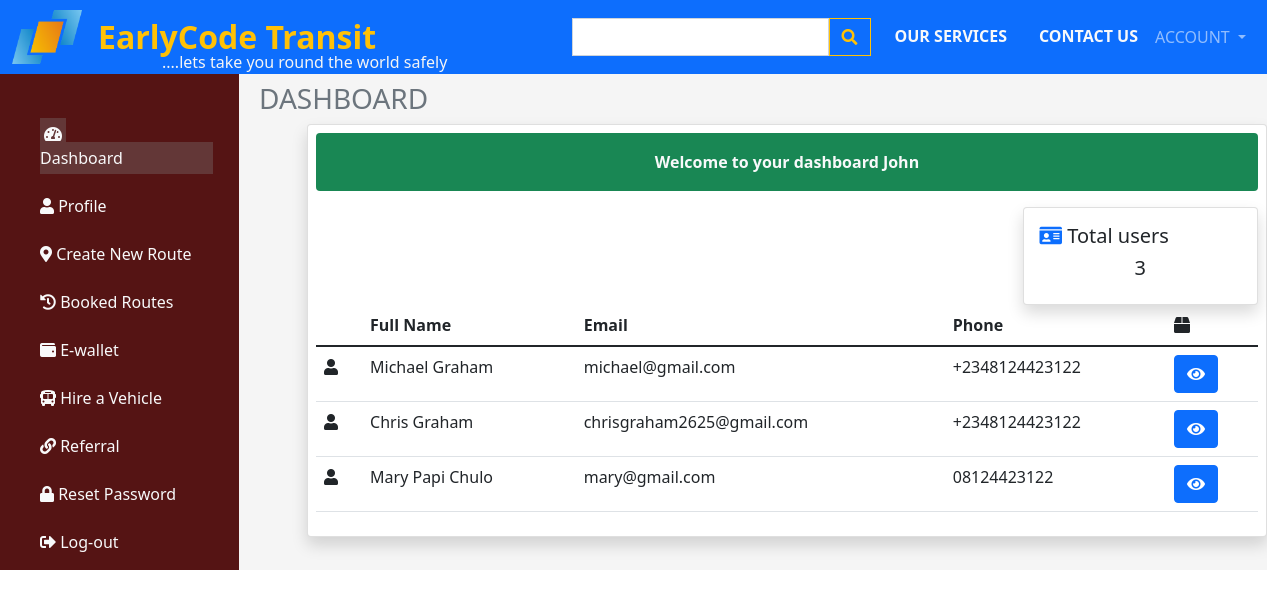
Before: /portal/dashboard (signed in) with the older database file.
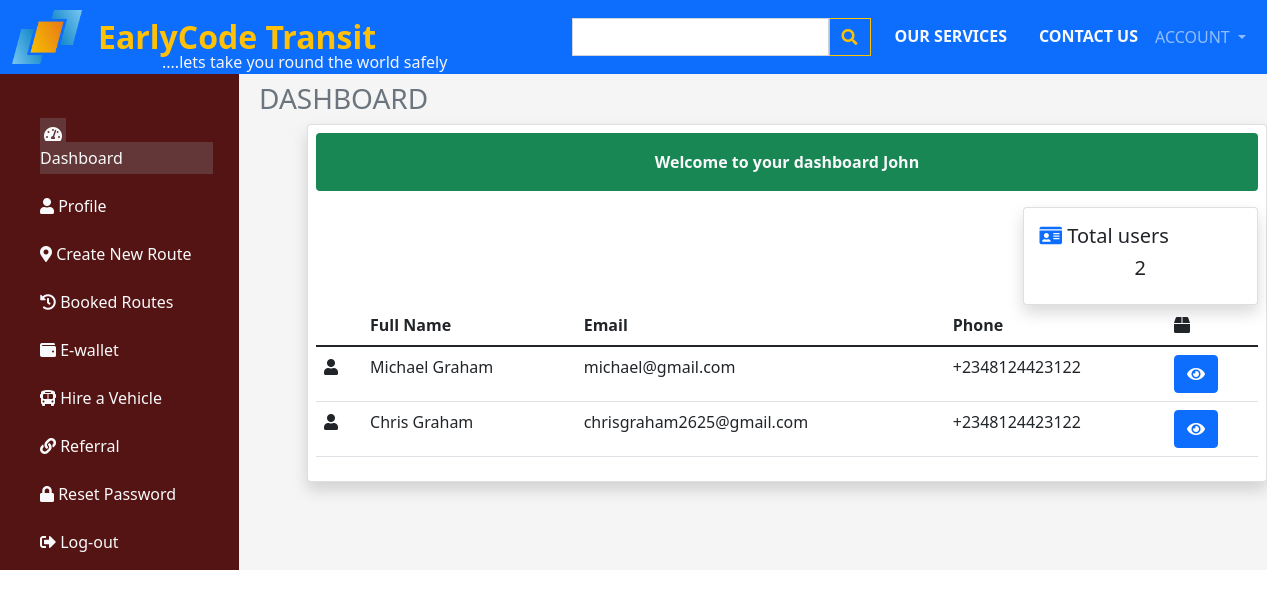
After: the same page with the newer database file.
### tables this page shows
CREATE TABLE `users` (
  `id` int(11) NOT NULL,
  `first_name` varchar(100) NOT NULL,
  `middle_name` varchar(100) NOT NULL,
  `last_name` varchar(100) NOT NULL,
  `gender` varchar(10) NOT NULL,
  `dob` varchar(15) NOT NULL,
  `email` varchar(300) NOT NULL,
  `user_password` varchar(300) NOT NULL,
  `user_address` varchar(300) NOT NULL,
  `city` varchar(30) NOT NULL,
  `user_state` varchar(30) NOT NULL,
  `zip_code` varchar(10) NOT NULL,
  `phone` varchar(20) NOT NULL,
  `prof_pic` varchar(50) NOT NULL,
  `user_role` varchar(15) NOT NULL,
  `password_trial` int(5) NOT NULL,
  `user_status` varchar(15) NOT NULL,
  `date_created` date NOT NULL
);

### portal/dashboard.php (the view, shortened to what the changed rows need)
<?php
    require_once '../assets/config/db-connect.php';
    require_once '../assets/includes/sessions.php';
    require_once '../assets/includes/portal_header.php';
    $id =  $_SESSION['id'];
?>
<?php
    $sql = "SELECT * FROM users WHERE id = '$id'";
    $query = mysqli_query($connection,$sql);
    $row = mysqli_fetch_assoc($query);
?>
<div>
              <?php if ($_SESSION['role']  !== 'admin') { ?>
                <div class="card ms-5 shadow" style="min-width: 60rem; height: max-content;">
                <?php
                    echo successMessage();
                    echo errorMessage();
                ?>
                  <div class="card-body">
                    <div class="d-flex justify-content-between p-4">
                          <div class="d-flex">
                            <div>
                            <img src="../assets/img/profile_pic/<?php
                              $img = $row['prof_pic'];
                              if (!empty($img)) {
                                echo "$img?".mt_rand();
                              }else{
                                echo 'user.png';
                              }
                            ?>" alt="" style="height: 150px; width: 150px; border-radius: 50%;">
                            </div>
                            <div>
                              <h5 style="font-size: 30px; font-weight: bold; color: rgb(9, 29, 139); font-family: 'Segoe UI', Tahoma, Geneva, Verdana, sans-serif;"><?php echo $row['first_name']." ".$row['last_name']; ?></h5>
                            </div>
                          </div>
                          <div>
                        </div>
                      </div>
                    </div>
                    <hr class="ms-4 me-4">
                    <div class="container ps-4">
                          <div class="row">
                          <div class="col">
                              <h2 style="font-size: 15px; color: rgba(110, 110, 110, 0.473); font-family: sans-serif;">FIRST NAME</h2>
                              <h3 style="font-size: 15px; color: rgb(9, 29, 139); font-family: sans-serif;"><?php echo $row['first_name']; ?></h3>
                          </div>
                          <div class="col">
                              <h2 style="font-size: 15px; color: rgba(110, 110, 110, 0.473); font-family: sans-serif;">MIDDLE NAME</h2>
                              <h3 style="font-size: 15px; color: rgb(9, 29, 139); font-family: sans-serif;"><?php echo $row['middle_name']; ?></h3>
                          </div>
                          <div class="col">
                              <h2 style="font-size: 15px; color: rgba(110, 110, 110, 0.473); font-family: sans-serif;">LAST NAME</h2>
                              <h3 style="font-size: 15px; color: rgb(9, 29, 139); font-family: sans-serif;"><?php echo $row['last_name']; ?></h3>
                          </div>
                          </div>
                          <div class="row mt-3">
                            <div class="col">
                                <h2 style="font-size: 15px; color: rgba(110, 110, 110, 0.473); font-family: sans-serif;">GENDER</h2>
                                <h3 style="font-size: 15px; color: rgb(9, 29, 139); font-family: sans-serif;"><?php echo $row['gender']; ?></h3>
                            </div>
                            <div class="col">
                              <h2 style="font-size: 15px; color: rgba(110, 110, 110, 0.473); font-family: sans-serif;">Date of Birth</h2>
                              <h3 style="font-size: 15px; color: rgb(9, 29, 139); font-family: sans-serif;"><?php echo $row['dob']; ?></h3>
                            </div>
                            <div class="col">
                                <h2 style="font-size: 15px; color: rgba(110, 110, 110, 0.473); font-family: sans-serif;">Email</h2>
                                <h3 style="font-size: 15px; color: rgb(9, 29, 139); font-family: sans-serif;"><?php echo $row['email']; ?></h3>
                            </div>
                            </div>
                          <div class="row mt-3">
                          <div class="col">
                            <h2 style="font-size: 15px; color: rgba(110, 110, 110, 0.473); font-family: sans-serif;">ADDRESS</h2>
                            <h3 style="font-size: 15px; color: rgb(9, 29, 139); font-family: sans-serif;"><?php echo $row['user_address']; ?></h3>
                          </div>
                          <div class="col">
                              <h2 style="font-size: 15px; color: rgba(110, 110, 110, 0.473); font-family: sans-serif;">CITY</h2>
                              <h3 style="font-size: 15px; color: rgb(9, 29, 139); font-family: sans-serif;"><?php echo $row['city']; ?></h3>
                          </div>
                          <div class="col">
                              <h2 style="font-size: 15px; color: rgba(110, 110, 110, 0.473); font-family: sans-serif;">STATE</h2>
                              <h3 style="font-size: 15px; color: rgb(9, 29, 139); font-family: sans-serif;"><?php echo $row['user_state']; ?></h3>
                          </div>
                          </div>
                          <div class=" mt-3">
                            <h2 style="font-size: 15px; color: rgba(110, 110, 110, 0.473); font-family: sans-serif;">PHONE NUMBER</h2>
                            <h3 style="font-size: 15px; color: rgb(9, 29, 139); font-family: sans-serif;"><?php echo $row['phone']; ?></h3>
                        </div>
                    </div>
              </div>
              <?php }else{  ?>
                <div class="card ms-5 p-2 shadow" style="min-width: 60rem; height: max-content;">
                <?php
                    echo successMessage();
                ?>
                <div class="d-flex justify-content-end">
                  <div class="card p-3 shadow w-25">
                    <h5><i class="fas text-primary fa-id-card"></i> Total users</h5>
                    <h5 class="text-center">
                      <?php
                        if (isset($_POST['searchBtn'])) {
                          $search = $_POST['search'];
                          $sql = "SELECT * FROM users WHERE first_name LIKE '%$search%' OR middle_name LIKE '%$search%' OR last_name LIKE '%$search%'";
                        }else{
                          $sql = "SELECT * FROM users WHERE user_role = 'user' OR first_name = 'Chris' ORDER BY id DESC LIMIT 0,3";
                        }
                        $query = mysqli_query($connection,$sql);
                        $message = "";
                        echo mysqli_num_rows($query);
                      ?>
                    </h5>
                  </div>
                </div>
                <div class="table-responsive">
                <table class="table">
                    <thead>
                      <tr>
                        <th scope="col"></th>
                        <th scope="col">Full Name</th>
                        <th scope="col">Email</th>
                        <th scope="col">Phone</th>
                        <th scope="col"><i class="fas fa-box"></i></th>
                      </tr>
                    </thead>
                    <tbody>
                      <?php
                        while($row = mysqli_fetch_assoc($query)){
                        ?>
                      <tr>
                        <th scope="row"><i class="fas fa-user"></i></th>
                        <td><?php echo $row['first_name'].' '.$row['last_name']; ?></td>
                        <td><?php echo $row['email']; ?></td>
                        <td><?php echo $row['phone']; ?></td>
                        <td>
                          <a href="user-details?id=<?php echo $row['id']; ?>" class="btn btn-primary">
                            <i class="fas fa-eye"></i>
                          </a>
                        </td>
                      </tr>
                      <?php }echo $message; ?>
                    </tbody>
                  </table>
                </div>
                </div>
              <?php } ?>
</section>
</body>
</html>

Changed rows visible on the page:
no longer on this page (row edited): users: first_name "Mary", last_name "Papi Chulo", email "mary@gmail.com", phone "08124423122"
Other visible differences:
mysqli_num_rows($query): "3" → "2"
